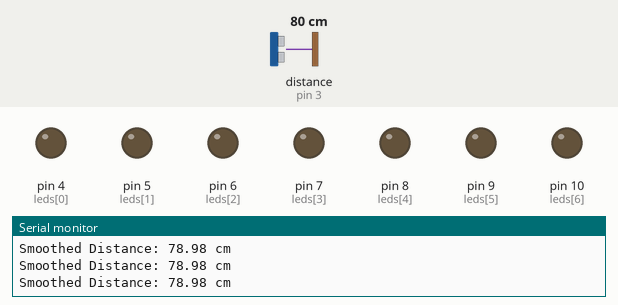
Recording of a sketch running on a simulated Arduino Uno, built with avr-gcc and run on an emulated ATmega328P. Parts: output pins drawn as LEDs (lit = HIGH), the last lines printed to the serial monitor. Wiring (inferred from the names in the program): ultrasonic range finder: trigger pin 2; echo pin 3. The test bench sets the inputs (shaded band); at power-on: distance to the obstacle (sensor on pin 3) 80 cm. The echo pulse lasts 58.3 µs per cm; pins used as bus, display or sensor lines are not drawn.

Above: at 1.2 s.
1.3 s: distance to the obstacle (sensor on pin 3) set to 53 cm
2.8 s: distance to the obstacle (sensor on pin 3) set to 50 cm
At 3.2 s:
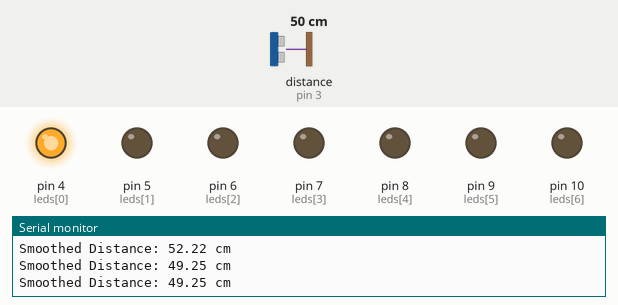
4.4 s: distance to the obstacle (sensor on pin 3) set to 43 cm
At 5.6 s:
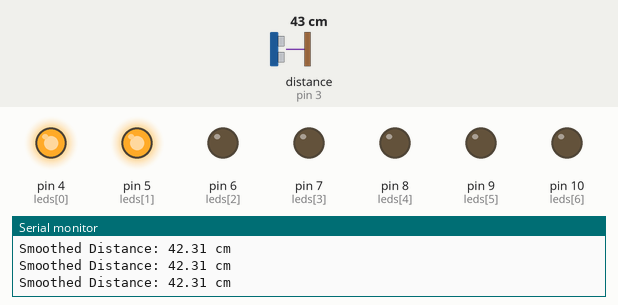
5.9 s: distance to the obstacle (sensor on pin 3) set to 38 cm
At 6.8 s:
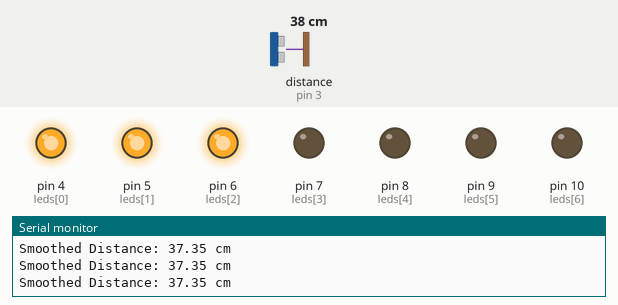
7.5 s: distance to the obstacle (sensor on pin 3) set to 2 cm
At 8.4 s:
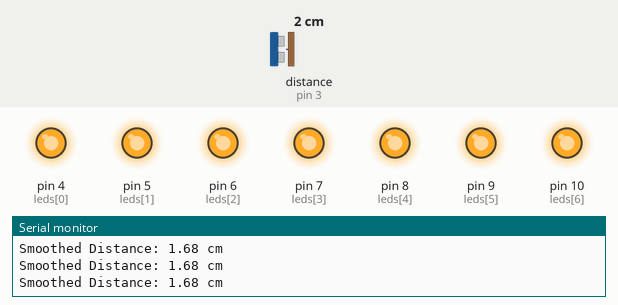
9.1 s: distance to the obstacle (sensor on pin 3) set to 60 cm
At 9.7 s:
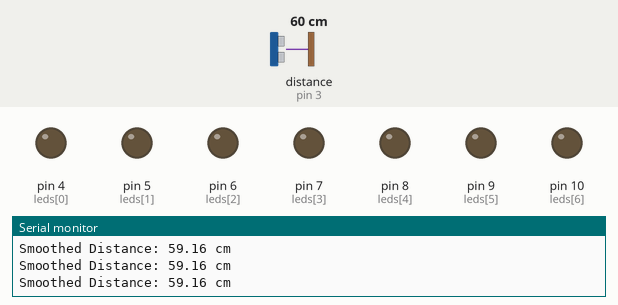
Timing chart, 0 to 11.7 s (numbered marks = the images above; inputs shaded):
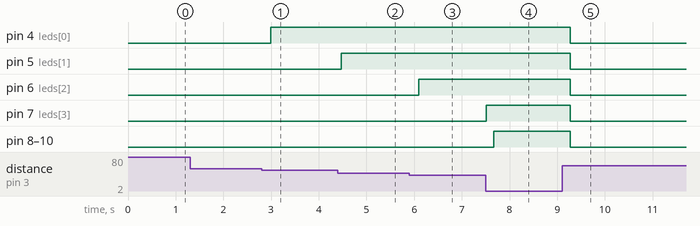

The sketch:

SPIDISTANCE.ino
```cpp
#define trigPin 2
#define echoPin 3

// 7 LEDs from pin 4 to 10
int leds[] = {4, 5, 6, 7, 8, 9, 10};
int ledCount = 7;

// Number of samples for smoothing
const int numSamples = 10;

float getSmoothedDistance() {
  float total = 0;

  for (int i = 0; i < numSamples; i++) {
    // Trigger ultrasonic pulse
    digitalWrite(trigPin, LOW);
    delayMicroseconds(2);
    digitalWrite(trigPin, HIGH);
    delayMicroseconds(10);
    digitalWrite(trigPin, LOW);

    // Measure echo duration
    long duration = pulseIn(echoPin, HIGH, 30000); // 30ms timeout
    float distance = duration * 0.034 / 2; // convert to cm
    total += distance;

    delay(5); // short delay between samples
  }

  return total / numSamples; // average reading
}

void setup() {
  pinMode(trigPin, OUTPUT);
  pinMode(echoPin, INPUT);

  for (int i = 0; i < ledCount; i++) {
    pinMode(leds[i], OUTPUT);
  }

  Serial.begin(9600);
}

void loop() {
  float distance = getSmoothedDistance();

  Serial.print("Smoothed Distance: ");
  Serial.print(distance);
  Serial.println(" cm");

  int ledsOn = 0;

  if (distance > 50) {
    // All off beyond 50 cm
    ledsOn = 0;
  }
  else {
    // Each 5 cm step lights one LED
    ledsOn = (50 - distance) / 5 + 1;
  }

  // Limit LEDs between 0 and ledCount
  ledsOn = constrain(ledsOn, 0, ledCount);

  // Turn LEDs on according to distance
  for (int i = 0; i < ledCount; i++) {
    digitalWrite(leds[i], i < ledsOn ? HIGH : LOW);
  }

  delay(100);
}
```

Measured:
- the behaviour switches between 51 and 50 cm on distance to the obstacle (sensor on pin 3) (found by bisection; images 0 and 1)
- the behaviour switches between 46 and 45 cm on distance to the obstacle (sensor on pin 3) (found by bisection; images 1 and 2)
- the behaviour switches between 41 and 40 cm on distance to the obstacle (sensor on pin 3) (found by bisection; images 2 and 3)
- after the input at 2.8 s, pin 4 (leds[0]): LOW → HIGH after 0.19 s
- after the input at 4.4 s, pin 5 (leds[1]): LOW → HIGH after 0.07 s
- after the input at 5.9 s, pin 6 (leds[2]): LOW → HIGH after 0.20 s
- after the input at 7.5 s, pin 7 (leds[3]): LOW → HIGH at once; pin 8 (leds[4]), pin 9 (leds[5]), pin 10 (leds[6]): LOW → HIGH after 0.17 s
- after the input at 9.1 s, pin 4 (leds[0]), pin 5 (leds[1]), pin 6 (leds[2]), pin 7 (leds[3]), pin 8 (leds[4]), pin 9 (leds[5]), pin 10 (leds[6]): HIGH → LOW after 0.18 s
